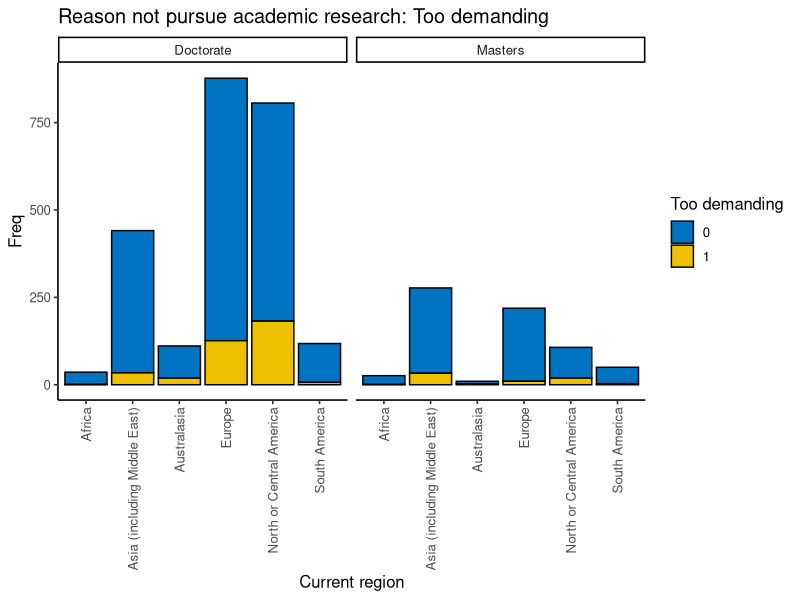
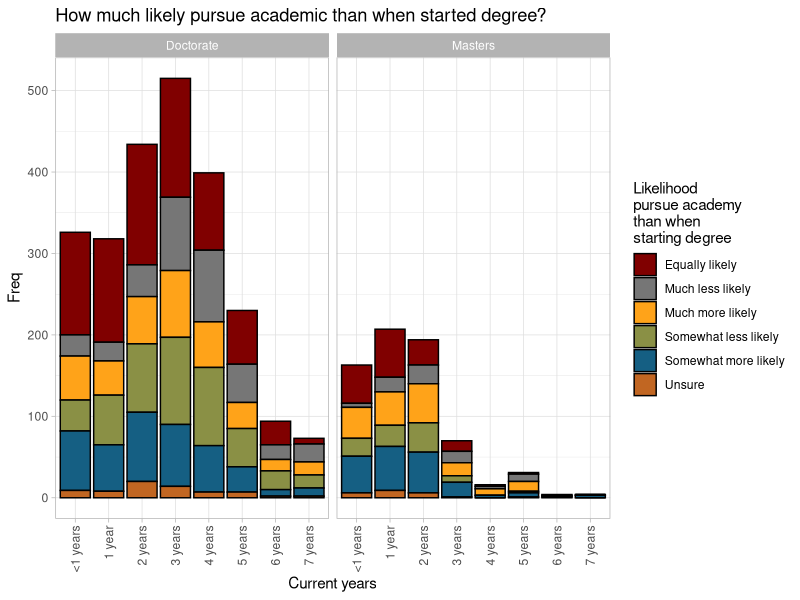

R code for these plots, in order:
setwd('C:/Users/j_edr/OneDrive/Escritorio/EstudiosPersonales/BEDU/Proyecto2')
library(dplyr)
library(openxlsx)
library("readxl")
library(ggplot2)
library(tidyverse)
library(ggpubr)
library(e1071)
df <- read_excel('career_clean.xlsx')
View(df)
colnames(df)
#####
# Further cleanance
df[df=='Dual']<-'Doctorate'
count_countries<-df%>%count(df[,5], sort=TRUE)
count_countries <- count_countries[count_countries$n <10,]

noinclude<-count_countries$countries
for (i in 1:nrow(df)){
  if (df[i,5] %in% noinclude){
    df<-df[-i,]
  }
}
df[df=='More than 7 years'] <- '7 years'
df[df=="Less than a year"] <- '<1 years'

View(df)
write.xlsx(df,'career_clean.xlsx')



#####
# Reasons unlikely
colnames(df)
unlikely <- df%>%select(c(1,2,4,20))
unlikely_region <- unlikely%>%select(c(1,3,4))%>%table()%>%
  as.data.frame()%>%rename("Degree"=1, "Current region"=2,
                           "Too demanding"=3)

unlikely11 <- ggplot(unlikely_region, aes(x = `Current region`, y = Freq))+
  geom_bar(
    aes(fill = `Too demanding`),
    stat = "identity", color = "black"
  )+
  facet_wrap(~`Degree`) + 
  ggtitle('Reason not pursue academic research: Too demanding')+fill_palette("jco")+
  theme_classic2()+
  theme(axis.text.x = element_text(angle = 90, vjust = 0.5, hjust=1))
unlikely11





#####
# How likely pursue academy than starting
starting <- df%>%select(1,2,25)%>%table()%>%
  as.data.frame()%>%rename("Degree"=1, "Current years"=2,
                           "Likelihood\npursue academy\nthan when\nstarting degree"=3)

starting11 <- ggplot(starting, aes(x = `Current years`, y = Freq))+
  geom_bar(
    aes(fill = `Likelihood\npursue academy\nthan when\nstarting degree`),
    stat = "identity", color = "black"
  )+
  facet_wrap(~`Degree`) + 
  ggtitle('How much likely pursue academic than when started degree?')+fill_palette("uchicago")+
  theme_light()+
  theme(axis.text.x = element_text(angle = 90, vjust = 0.5, hjust=1))
starting11
